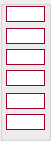
   <widget class="QGroupBox" name="groupBox_8">
    <property name="geometry">
     <rect>
      <x>289</x>
      <y>75</y>
      <width>51</width>
      <height>141</height>
     </rect>
    </property>
    <property name="styleSheet">
     <string notr="true"/>
    </property>
    <property name="title">
     <string/>
    </property>
    <widget class="QLineEdit" name="ledtPhase3">
     <property name="enabled">
      <bool>true</bool>
     </property>
     <property name="geometry">
      <rect>
       <x>6</x>
       <y>114</y>
       <width>39</width>
       <height>16</height>
      </rect>
     </property>
     <property name="sizePolicy">
      <sizepolicy hsizetype="Expanding" vsizetype="Maximum">
       <horstretch>0</horstretch>
       <verstretch>0</verstretch>
      </sizepolicy>
     </property>
     <property name="font">
      <font>
       <pointsize>8</pointsize>
      </font>
     </property>
     <property name="styleSheet">
      <string notr="true">border: 1px solid rgb(157, 0, 36);</string>
     </property>
     <property name="alignment">
      <set>Qt::AlignCenter</set>
     </property>
     <property name="readOnly">
      <bool>true</bool>
     </property>
    </widget>
    <widget class="QLineEdit" name="ledtDelta3">
     <property name="enabled">
      <bool>true</bool>
     </property>
     <property name="geometry">
      <rect>
       <x>6</x>
       <y>49</y>
       <width>39</width>
       <height>16</height>
      </rect>
     </property>
     <property name="sizePolicy">
      <sizepolicy hsizetype="Expanding" vsizetype="Maximum">
       <horstretch>0</horstretch>
       <verstretch>0</verstretch>
      </sizepolicy>
     </property>
     <property name="font">
      <font>
       <pointsize>8</pointsize>
      </font>
     </property>
     <property name="styleSheet">
      <string notr="true">border: 1px solid rgb(157, 0, 36);</string>
     </property>
     <property name="alignment">
      <set>Qt::AlignCenter</set>
     </property>
     <property name="readOnly">
      <bool>true</bool>
     </property>
    </widget>
    <widget class="QLineEdit" name="ledtBeta3">
     <property name="enabled">
      <bool>true</bool>
     </property>
     <property name="geometry">
      <rect>
       <x>6</x>
       <y>93</y>
       <width>39</width>
       <height>16</height>
      </rect>
     </property>
     <property name="sizePolicy">
      <sizepolicy hsizetype="Expanding" vsizetype="Maximum">
       <horstretch>0</horstretch>
       <verstretch>0</verstretch>
      </sizepolicy>
     </property>
     <property name="font">
      <font>
       <pointsize>8</pointsize>
      </font>
     </property>
     <property name="styleSheet">
      <string notr="true">border: 1px solid rgb(157, 0, 36);</string>
     </property>
     <property name="alignment">
      <set>Qt::AlignCenter</set>
     </property>
     <property name="readOnly">
      <bool>true</bool>
     </property>
    </widget>
    <widget class="QLineEdit" name="ledtEta3">
     <property name="enabled">
      <bool>true</bool>
     </property>
     <property name="geometry">
      <rect>
       <x>6</x>
       <y>28</y>
       <width>39</width>
       <height>16</height>
      </rect>
     </property>
     <property name="sizePolicy">
      <sizepolicy hsizetype="Expanding" vsizetype="Maximum">
       <horstretch>0</horstretch>
       <verstretch>0</verstretch>
      </sizepolicy>
     </property>
     <property name="font">
      <font>
       <pointsize>8</pointsize>
      </font>
     </property>
     <property name="styleSheet">
      <string notr="true">border: 1px solid rgb(157, 0, 36);</string>
     </property>
     <property name="alignment">
      <set>Qt::AlignCenter</set>
     </property>
     <property name="readOnly">
      <bool>true</bool>
     </property>
    </widget>
    <widget class="QLineEdit" name="ledtW03">
     <property name="enabled">
      <bool>true</bool>
     </property>
     <property name="geometry">
      <rect>
       <x>6</x>
       <y>6</y>
       <width>39</width>
       <height>16</height>
      </rect>
     </property>
     <property name="sizePolicy">
      <sizepolicy hsizetype="Expanding" vsizetype="Preferred">
       <horstretch>0</horstretch>
       <verstretch>0</verstretch>
      </sizepolicy>
     </property>
     <property name="font">
      <font>
       <pointsize>8</pointsize>
      </font>
     </property>
     <property name="styleSheet">
      <string notr="true">border: 1px solid rgb(157, 0, 36);</string>
     </property>
     <property name="alignment">
      <set>Qt::AlignCenter</set>
     </property>
     <property name="readOnly">
      <bool>true</bool>
     </property>
    </widget>
    <widget class="QLineEdit" name="ledtWb3">
     <property name="enabled">
      <bool>true</bool>
     </property>
     <property name="geometry">
      <rect>
       <x>6</x>
       <y>70</y>
       <width>39</width>
       <height>16</height>
      </rect>
     </property>
     <property name="sizePolicy">
      <sizepolicy hsizetype="Expanding" vsizetype="Maximum">
       <horstretch>0</horstretch>
       <verstretch>0</verstretch>
      </sizepolicy>
     </property>
     <property name="font">
      <font>
       <pointsize>8</pointsize>
      </font>
     </property>
     <property name="styleSheet">
      <string notr="true">border: 1px solid rgb(157, 0, 36);</string>
     </property>
     <property name="alignment">
      <set>Qt::AlignCenter</set>
     </property>
     <property name="readOnly">
      <bool>true</bool>
     </property>
    </widget>
   </widget>
